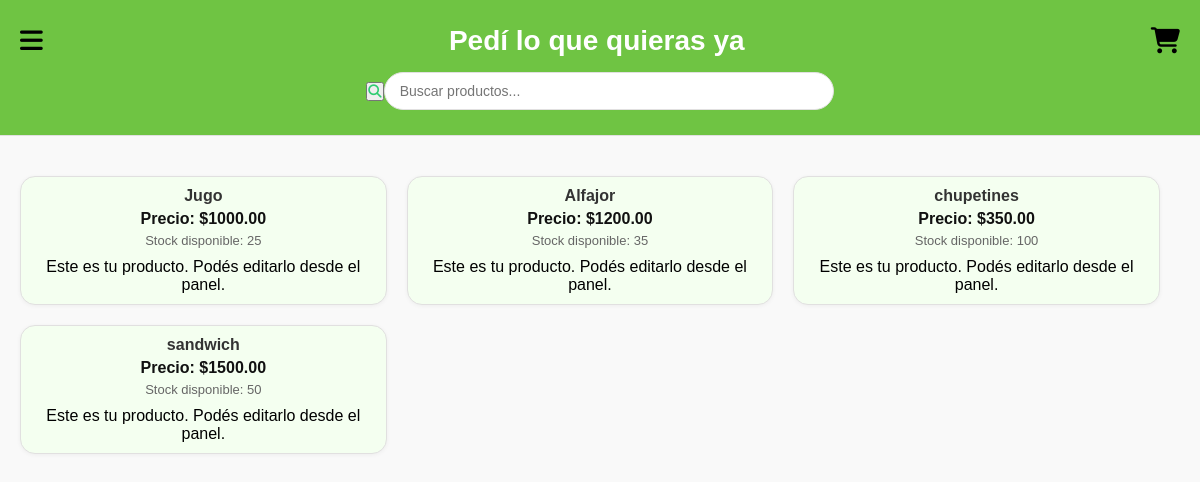
/home (signed in), run on the app's committed database.
### tables this page shows
CREATE TABLE items (
        id INTEGER PRIMARY KEY AUTOINCREMENT,
        nombre TEXT NOT NULL,
        precio REAL NOT NULL,
        stock INTEGER DEFAULT 0
    );

### app.py (the view)
@app.route('/home')
def home():
    if 'usuario_id' not in session:
        return redirect('/login')
    nombre_cookie = request.cookies.get('nombre_usuario')
    tipo = session['tipo']
    busqueda = request.args.get('busqueda')
    conn = db.crear_conexion()
    cursor = conn.cursor()
    if busqueda:
        cursor.execute("SELECT id, nombre, precio, stock FROM items WHERE nombre LIKE ?", ('%' + busqueda + '%',))
    else:
        cursor.execute("SELECT id, nombre, precio, stock FROM items")
    items = cursor.fetchall()
    conn.close()
    return render_template('home.html', items=items, nombre=nombre_cookie, tipo=tipo)

### db.py (called while the page is built)
def crear_conexion():
    try:
        conn = sqlite3.connect("kantina.db")  # Crea o conecta a kantina.db en la carpeta actual
        return conn
    except Error as e:
        print(f"Error al conectar a SQLite: {e}")
        return None

### templates/home.html (shortened to what this page needs)
<!DOCTYPE html>
<html lang="es">
<head>
  <link rel="stylesheet" href="{{ url_for('static', filename='home.css') }}">
  <link rel="stylesheet" href="https://cdnjs.cloudflare.com/ajax/libs/font-awesome/6.4.0/css/all.min.css">
</head>
<body>
  <header class="app-header">
    <div class="header-top">
      <button id="menu-toggle" class="menu-icon">
        <i class="fa-solid fa-bars" style="color: #000;"></i>
      </button>
      <h1 class="titulo-header">Pedí lo que quieras ya</h1>
      <button id="cart-button" class="cart-icon">
        <i class="fa-solid fa-cart-shopping" style="color: #000;"></i>
      </button>
    </div>
    <form method="GET" action="/home" class="buscador-productos">
      <button type="submit" class="buscador-icono">
        <i class="fa-solid fa-magnifying-glass" style="color:#2ecc71;"></i>
      </button>
      <input type="text" name="busqueda" placeholder="Buscar productos..." value="{{ request.args.get('busqueda', '') }}">
    </form>
  </header>
  <div class="contenido">
    <section class="catalogo-productos">
      {% for item in items %}
        <div class="producto-card">
          <div class="info-producto">
            <h3>{{ item[1] }}</h3>
            <p class="precio">Precio: ${{ "%.2f"|format(item[2]) }}</p>
            <p class="stock">Stock disponible: {{ item[3] }}</p>
            {% if tipo == 'user' %}
              <button onclick="location.href='{{ url_for('agregar_carrito', item_id=item[0]) }}'">Agregar</button>
            {% elif tipo == 'kiosco' %}
              <p>Este es tu producto. Podés editarlo desde el panel.</p>
            {% endif %}
          </div>
        </div>
      {% endfor %}
    </section>
  </div>
</body>
</html>

### static/home.css (style rules this page uses)
* { box-sizing: border-box; margin: 0; padding: 0; }
body { font-family: Arial, sans-serif; background-color: #f9f9f9; color: #000; }
.app-header { background-color: #6fc443; padding: 25px 20px; border-bottom: 1px solid #e1e0e0; }
.header-top { display: flex; justify-content: space-between; align-items: center; }
.menu-icon, .cart-icon { background: none; border: none; font-size: 26px; color: #000; }
.titulo-header { color: #fff; font-size: 28px; flex-grow: 1; text-align: center; }
.buscador-productos { display: flex; justify-content: center; align-items: center; margin-top: 15px; }
.buscador-productos input { width: 90%; max-width: 450px; padding: 10px 40px 10px 15px; border-radius: 25px; border: 1px solid #e1e0e0; font-size: 14px; background: url('https://cdn-icons-png.flaticon.com/512/54/54481.png') no-repeat right 15px center; background-size: 16px 16px; background-color: #fff; }
.contenido { padding: 20px; }
.catalogo-productos { display: flex; flex-direction: column; gap: 20px; margin-top: 20px; }
.producto-card { display: flex; align-items: flex-start; gap: 10px; background-color: #f4fff0; border: 1px solid #e1e0e0; border-radius: 15px; padding: 10px; box-shadow: 0 1px 4px rgba(0,0,0,0.05); }
.info-producto { flex-grow: 1; }
.info-producto h3 { font-size: 16px; color: #333; margin-bottom: 5px; }
.info-producto .precio { color: #111; font-weight: bold; margin: 5px 0; }
.info-producto .stock { font-size: 13px; color: #666; margin-bottom: 10px; }
@media (min-width: 768px) { .catalogo-productos { flex-direction: row; flex-wrap: wrap; justify-content: flex-start; } }
@media (min-width: 768px) { .producto-card { width: calc(33.33% - 20px); flex-direction: column; align-items: center; text-align: center; } }

### data on the page
items: nombre "Jugo", precio "1000.00", stock "25"
items: nombre "Alfajor", precio "1200.00", stock "35"
items: nombre "chupetines", precio "350.00", stock "100"
items: nombre "sandwich", precio "1500.00", stock "50"
